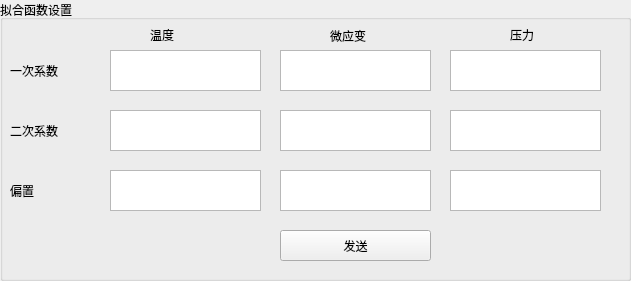
     <widget class="QGroupBox" name="groupBox_13">
      <property name="geometry">
       <rect>
        <x>330</x>
        <y>10</y>
        <width>631</width>
        <height>281</height>
       </rect>
      </property>
      <property name="title">
       <string>拟合函数设置</string>
      </property>
      <widget class="QTextEdit" name="one_stage_T">
       <property name="geometry">
        <rect>
         <x>110</x>
         <y>50</y>
         <width>151</width>
         <height>41</height>
        </rect>
       </property>
       <property name="sizePolicy">
        <sizepolicy hsizetype="Expanding" vsizetype="Ignored">
         <horstretch>0</horstretch>
         <verstretch>0</verstretch>
        </sizepolicy>
       </property>
       <property name="placeholderText">
        <string/>
       </property>
      </widget>
      <widget class="QTextEdit" name="two_stage_T">
       <property name="geometry">
        <rect>
         <x>110</x>
         <y>110</y>
         <width>151</width>
         <height>41</height>
        </rect>
       </property>
       <property name="placeholderText">
        <string/>
       </property>
      </widget>
      <widget class="QTextEdit" name="zero_stage_T">
       <property name="geometry">
        <rect>
         <x>110</x>
         <y>170</y>
         <width>151</width>
         <height>41</height>
        </rect>
       </property>
       <property name="placeholderText">
        <string/>
       </property>
      </widget>
      <widget class="QPushButton" name="send_para">
       <property name="geometry">
        <rect>
         <x>280</x>
         <y>230</y>
         <width>151</width>
         <height>31</height>
        </rect>
       </property>
       <property name="text">
        <string>发送</string>
       </property>
      </widget>
      <widget class="QLabel" name="label_55">
       <property name="geometry">
        <rect>
         <x>10</x>
         <y>60</y>
         <width>91</width>
         <height>21</height>
        </rect>
       </property>
       <property name="text">
        <string>一次系数</string>
       </property>
      </widget>
      <widget class="QLabel" name="label_56">
       <property name="geometry">
        <rect>
         <x>10</x>
         <y>120</y>
         <width>91</width>
         <height>21</height>
        </rect>
       </property>
       <property name="text">
        <string>二次系数</string>
       </property>
      </widget>
      <widget class="QLabel" name="label_57">
       <property name="geometry">
        <rect>
         <x>10</x>
         <y>180</y>
         <width>91</width>
         <height>21</height>
        </rect>
       </property>
       <property name="text">
        <string>偏置</string>
       </property>
      </widget>
      <widget class="QLabel" name="label_58">
       <property name="geometry">
        <rect>
         <x>150</x>
         <y>24</y>
         <width>72</width>
         <height>21</height>
        </rect>
       </property>
       <property name="text">
        <string>温度</string>
       </property>
      </widget>
      <widget class="QLabel" name="label_59">
       <property name="geometry">
        <rect>
         <x>330</x>
         <y>26</y>
         <width>72</width>
         <height>20</height>
        </rect>
       </property>
       <property name="text">
        <string>微应变</string>
       </property>
      </widget>
      <widget class="QLabel" name="label_60">
       <property name="geometry">
        <rect>
         <x>510</x>
         <y>24</y>
         <width>72</width>
         <height>21</height>
        </rect>
       </property>
       <property name="text">
        <string>压力</string>
       </property>
      </widget>
      <widget class="QTextEdit" name="one_stage_D">
       <property name="geometry">
        <rect>
         <x>280</x>
         <y>50</y>
         <width>151</width>
         <height>41</height>
        </rect>
       </property>
       <property name="sizePolicy">
        <sizepolicy hsizetype="Expanding" vsizetype="Fixed">
         <horstretch>0</horstretch>
         <verstretch>0</verstretch>
        </sizepolicy>
       </property>
       <property name="placeholderText">
        <string/>
       </property>
      </widget>
      <widget class="QTextEdit" name="two_stage_D">
       <property name="geometry">
        <rect>
         <x>280</x>
         <y>110</y>
         <width>151</width>
         <height>41</height>
        </rect>
       </property>
       <property name="placeholderText">
        <string/>
       </property>
      </widget>
      <widget class="QTextEdit" name="zero_stage_D">
       <property name="geometry">
        <rect>
         <x>280</x>
         <y>170</y>
         <width>151</width>
         <height>41</height>
        </rect>
       </property>
       <property name="placeholderText">
        <string/>
       </property>
      </widget>
      <widget class="QTextEdit" name="one_stage_P">
       <property name="geometry">
        <rect>
         <x>450</x>
         <y>50</y>
         <width>151</width>
         <height>41</height>
        </rect>
       </property>
       <property name="placeholderText">
        <string/>
       </property>
      </widget>
      <widget class="QTextEdit" name="two_stage_P">
       <property name="geometry">
        <rect>
         <x>450</x>
         <y>110</y>
         <width>151</width>
         <height>41</height>
        </rect>
       </property>
       <property name="placeholderText">
        <string/>
       </property>
      </widget>
      <widget class="QTextEdit" name="zero_stage_P">
       <property name="geometry">
        <rect>
         <x>450</x>
         <y>170</y>
         <width>151</width>
         <height>41</height>
        </rect>
       </property>
       <property name="placeholderText">
        <string/>
       </property>
      </widget>
     </widget>
